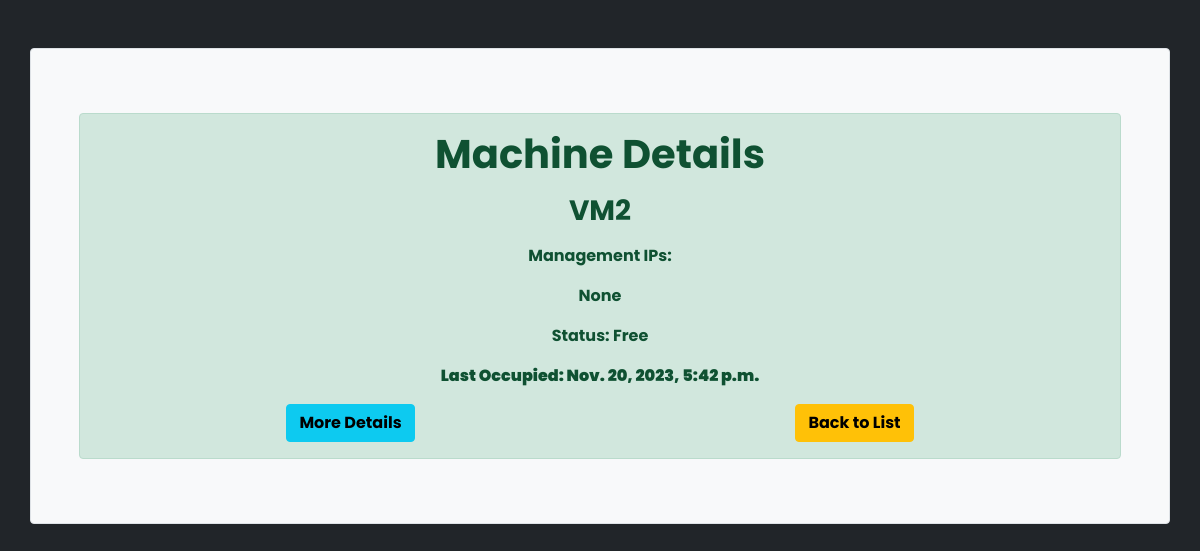
/2/ (signed in), run on the app's committed database.
### machines/models.py (models this page shows, shortened)
class Machine(models.Model):
    name = models.CharField(max_length=100)
    discription = models.TextField(null=True, max_length=500)
    user = models.ForeignKey(User, on_delete=models.SET_NULL, null=True, blank=True)
    start_time = models.DateTimeField(null=True, blank=True)
    end_time = models.DateTimeField(null=True, blank=True)
    timestamp = models.DateTimeField(auto_now=True)
    status = models.BooleanField(default=True)  # True for free, False for occupied
    purpose = models.TextField(blank=True)
    nz_start_time = models.DateTimeField(null=True, blank=True)
    nz_end_time = models.DateTimeField(null=True, blank=True)

### machines/views.py (the view)
# urls.py: path('<int:machine_id>/', views.machine_detail, name='machine_detail'),
@login_required
def machine_detail(request, machine_id):
    machine = get_object_or_404(Machine, pk=machine_id)
    user_can_free = request.user.is_authenticated
    user_active_booking = None
    if user_can_free:
        user_active_booking = Booking.objects.filter(machine=machine, user=request.user, end_time__gte=timezone.now()).first()
    context = {
        'machine': machine,
        'user_can_free': user_can_free,
        'user_has_active_booking': user_active_booking is not None,
        'user_active_booking': user_active_booking,
    }
    return render(request, 'machines/machine_detail.html', context)

### machines/templates/machines/machine_detail.html (shortened to what this page needs)
<html>
<head>
    <link href="https://cdn.jsdelivr.net/npm/bootstrap@5.0.2/dist/css/bootstrap.min.css" rel="stylesheet"
>
    <link rel="stylesheet" href="https://cdnjs.cloudflare.com/ajax/libs/font-awesome/6.4.2/css/all.min.css" />
</head>
<body class="bg-dark">
    <div class="container mt-5 p-5 border rounded bg-light">
    <div class="mb-3 mt-3">
        <div class="alert alert-success text-center mb-3 ">
            {% block content %}
            {% load humanize %}
                <h1><b>Machine Details</b></h1>
                <p><h3><b>{{ machine.name }}</b></h3></p>
                <p><b>Management IPs:</b></p>
                <p><b>{{ machine.discription }}</b></p>
                <p><b>Status: {% if machine.status %} Free {% else %} </b><b>Occupied by </b> <b>{{ machine.user }}</b> {% endif %}</p>
                    <p><b>Last Occupied: {{ machine.timestamp }}</b></p>
                <div id="notepad-content" style="display: flex; justify-content: space-between;">
                    <a href="{% url 'edit_notepad' machine.id %}" class="btn btn-info"><b>More Details</b></a></br>
                    <a href="{% url 'machine_list' %}" class="btn btn-warning"><b>Back to List<b></b></a>
                </div>
            {% endblock %}
        </div>
    </div>
    </div>
</body>
</html>

### machines/templates/machines/machine_detail.html (style rules this page uses)
* { font-family: 'Poppins', sans-serif; }

### data on the page
Machine: name "VM2", discription "None", timestamp "Nov. 20, 2023, 5:42 p.m."
